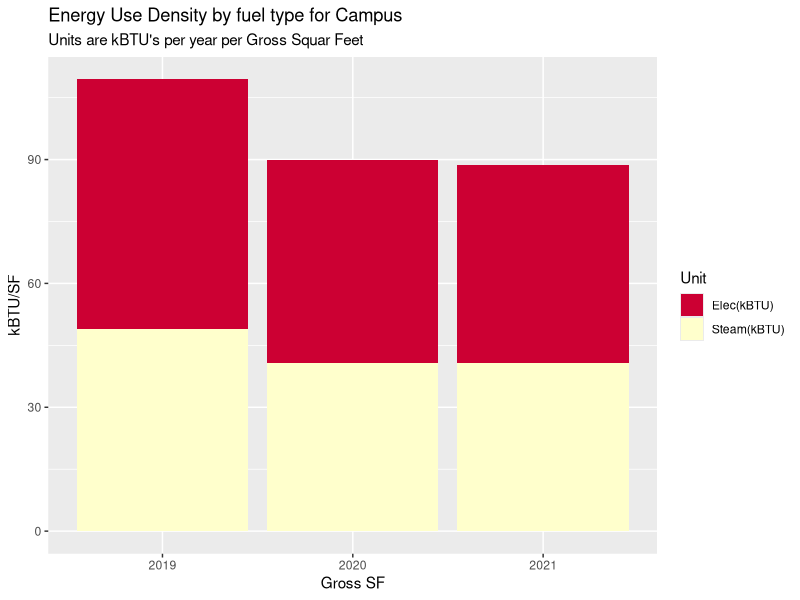
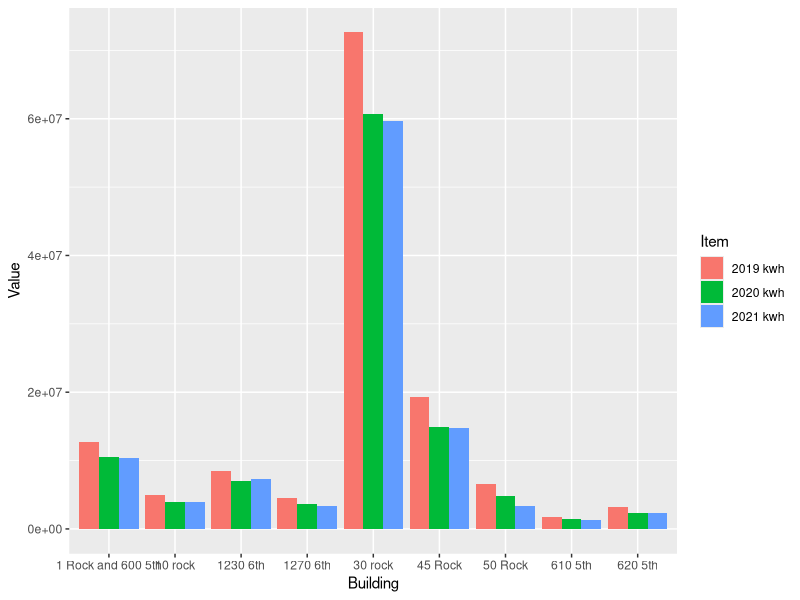
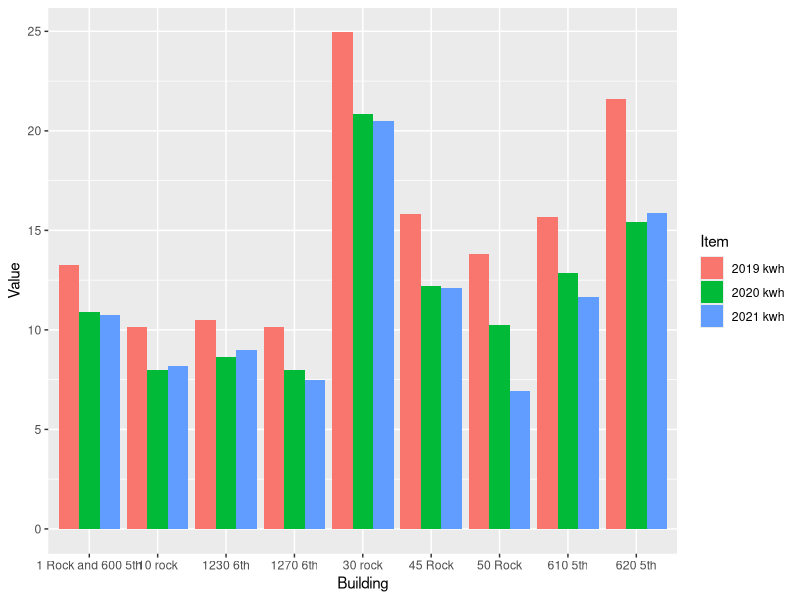
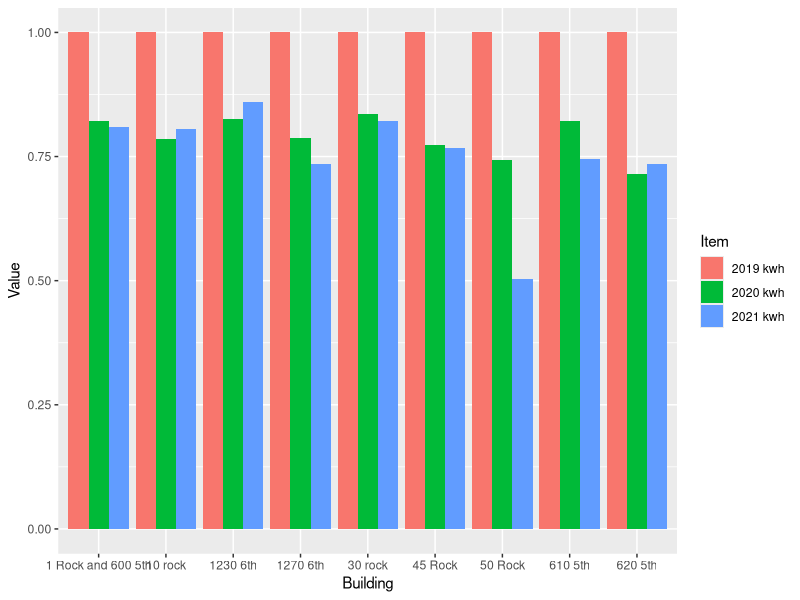
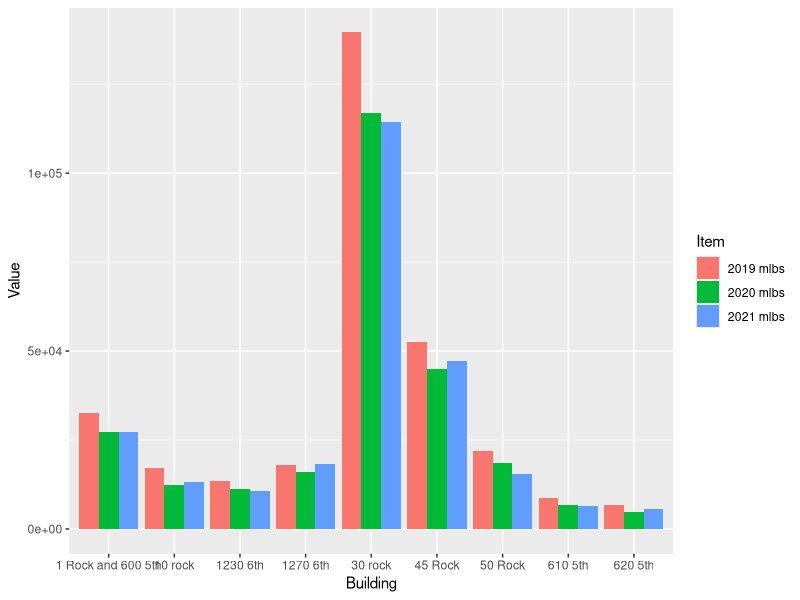
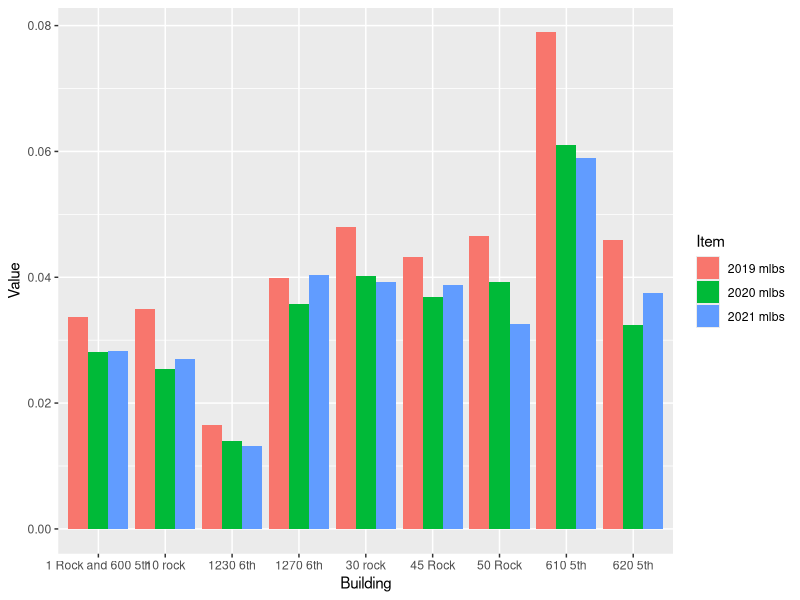
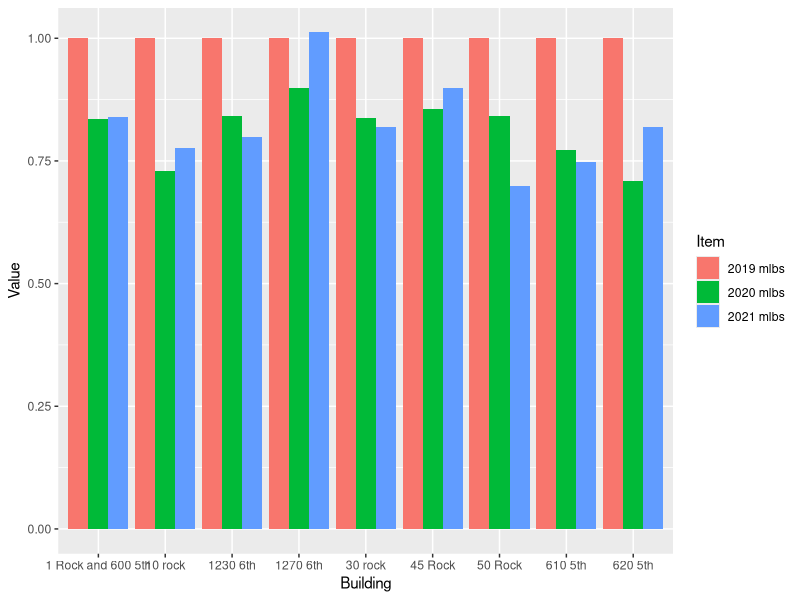

Reproduce these figures in R, in order.
## ---- chunk 1


my_packages <- c("tidyverse", "vroom" , "janitor" , "glue" , "tsibble" , "tidytext","lubridate", "fable", "tsibbledata", "ggplot2", "forecast", "tseries", "rio", "zoo", "readxl", "tsibbledata", "knitr", "kableExtra", "formattable", "scales")
invisible( lapply(my_packages, require, character.only = TRUE))

#Choose one working site: 
place <- "Home" 
# place <- "work"

#Set proper working Dir 
if (place == "Home"){setwd("C:/Users/paulr/Documents/R/RockCenterEnergyAnalysis")} else {setwd("C:/Users/prode/Documents/R/RockCenterEnergyAnalysis")}

# Check for data directory and if one is not present then make it

if (!file.exists("data")) { dir.create("data")}

# Clean up environment
rm(place, my_packages )

options(dplyr.summarise.inform = FALSE)



# Read in data

SteamData <- read_excel("data/Energy_Data_for_Net_Zero_Study.xlsx", sheet = "Sheet1", range = "B2:G11" , col_names = TRUE, na = "NA", col_types = NULL ) %>%  select(-5,-6)

ElectricData <- read_excel("data/Energy_Data_for_Net_Zero_Study.xlsx", sheet = "Sheet1", range = "B13:G23" , col_names = TRUE, na = "NA", col_types = NULL ) %>% select(-5,-6)

ElectricData %>% filter(Building == '1 Rock' | Building == '600 5th') %>% 
  select( -Building) %>% 
  summarise_each(funs(sum)) %>% 
  mutate(Building = "1 Rock and 600 5th") %>% 
  select(4,1,2,3) %>% rbind(ElectricData) %>% 
  filter(Building != '1 Rock' & Building != '600 5th') -> ElectricData


BuildingGSF <- read_excel("data/Energy_Data_for_Net_Zero_Study.xlsx", sheet = "Sheet1", range = "B28:C39" , col_names = TRUE, na = "NA", col_types = NULL ) %>% 
  filter(Building != '1 Rock' & Building != '600 5th')

UtilityData <- left_join(ElectricData, SteamData, by="Building") %>% left_join(BuildingGSF, by="Building")
UtilityData[is.na(UtilityData)] <- 0

#Campus EUI for each year 
UtilityData1 <- UtilityData 
apply(UtilityData1[2:4], 2, function(row) row * 3.4121 ) -> UtilityData1[2:4]
apply(UtilityData1[5:7], 2, function(row) row * 1194) -> UtilityData1[5:7]
UtilityData1 %>% select(`2019 kwh`, `2020 kwh`, `2021 kwh`, `2019 mlbs`, `2020 mlbs`, `2021 mlbs`, `Gross Floor Area`) %>%
summarise_each(funs(sum)) -> UtilityData1
    TotalFlArea <- UtilityData1$`Gross Floor Area`
    UtilityData1 %>% 
      select(-`Gross Floor Area`) %>% 
  gather(key = "Item", value = "Value") -> UtilityData1
  cbind(UtilityData1, str_split_fixed(UtilityData1$Item, " ", n=2)) -> UtilityData1 

UtilityData1 %>% 
  select(-"Item")  -> UtilityData1
  colnames(UtilityData1)  <-  c("Value", "Year", "Unit") 
apply(UtilityData1[1], 1, function(row) row / TotalFlArea ) -> UtilityData1[1]
apply(UtilityData1[3], 1, function(x) {ifelse(x == "kwh", "Elec(kBTU)", "Steam(kBTU)")}) -> UtilityData1[3]



UtilityData1 %>% 
  ggplot(aes(x = Year, y = Value, fill = Unit)) +
  geom_bar(stat = "identity", position = "stack") +
  labs( title = "Energy Use Density by fuel type for Campus",
        subtitle = "Units are kBTU's per year per Gross Squar Feet") +
  xlab("Gross SF") +
  ylab("kBTU/SF") +
  scale_fill_manual(values = c("#CC0033", "#FFFFCC"))

rm(TotalFlArea)
## ---- chunk 2

#Calculate % drop for each year compared to 2019 for whole campus
spread(UtilityData1, Unit, Value) -> UtilityData1
UtilityData1[1] -> years
apply(UtilityData1[2:3],2, function(x) x/max(x)) -> UtilityData1
cbind(years, UtilityData1) -> UtilityData1
UtilityData1 %>% 
  filter(Year != "2019") %>% 
  summarise(Electric = 1- mean('Elec(kBTU)'), Steam = 1- mean('Steam(kBTU)')) -> PercentageDrop
PercentageDrop %>% 
  kable()




rm(years, UtilityData1)

## ---- chunk 3

ElectricData %>% select(Building, `2019 kwh`, `2020 kwh`, `2021 kwh`) %>% 
  gather(key = "Item", value = "Value", -Building) %>%
  ggplot(aes(x = Building, y = Value, fill = Item, group = Item)) +
  geom_bar(stat = "identity", position = "dodge")

UtilityData1 <- UtilityData
apply(UtilityData1[2:7], 2, function(row) row / UtilityData1$`Gross Floor Area`) -> UtilityData1[2:7]
UtilityData1 %>% select(Building, `2019 kwh`, `2020 kwh`, `2021 kwh`) %>% 
  gather(key = "Item", value = "Value", -Building) %>% 
  ggplot(aes(x = Building, y = Value, fill = Item, group = Item)) +
  geom_bar(stat = "identity", position = "dodge")
rm(UtilityData1)

UtilityData1 <- UtilityData
apply(UtilityData1[2:7], 2, function(row) row / UtilityData1$`Gross Floor Area`) -> UtilityData1[2:7]
apply(UtilityData1[2:4], 2, function(row) row / UtilityData1$`2019 kwh`) -> UtilityData1[2:4]
UtilityData1 %>% select(Building, `2019 kwh`, `2020 kwh`, `2021 kwh`) %>% 
  gather(key = "Item", value = "Value", -Building) %>% 
  ggplot(aes(x = Building, y = Value, fill = Item, group = Item)) +
  geom_bar(stat = "identity", position = "dodge")
rm(UtilityData1)



SteamData %>% select(Building, `2019 mlbs`, `2020 mlbs`, `2021 mlbs`) %>% 
  gather(key = "Item", value = "Value", -Building) %>%
  ggplot(aes(x = Building, y = Value, fill = Item, group = Item)) +
  geom_bar(stat = "identity", position = "dodge")

UtilityData1 <- UtilityData
apply(UtilityData1[2:7], 2, function(row) row / UtilityData1$`Gross Floor Area`) -> UtilityData1[2:7]
UtilityData1 %>% select(Building, `2019 mlbs`, `2020 mlbs`, `2021 mlbs`) %>% 
  gather(key = "Item", value = "Value", -Building) %>% 
  ggplot(aes(x = Building, y = Value, fill = Item, group = Item)) +
  geom_bar(stat = "identity", position = "dodge")
rm(UtilityData1)

UtilityData1 <- UtilityData
apply(UtilityData1[2:7], 2, function(row) row / UtilityData1$`Gross Floor Area`) -> UtilityData1[2:7]
apply(UtilityData1[5:7], 2, function(row) row / UtilityData1$`2019 mlbs`) -> UtilityData1[5:7]
UtilityData1 %>% select(Building, `2019 mlbs`, `2020 mlbs`, `2021 mlbs`) %>% 
  gather(key = "Item", value = "Value", -Building) %>% 
  ggplot(aes(x = Building, y = Value, fill = Item, group = Item)) +
  geom_bar(stat = "identity", position = "dodge")
rm(UtilityData1)




## ---- chunk 4


EPA_data <- read_excel("data/EPA_Annual_Energy_Use_By_Meter.xlsx", range = "A6:BB155" , col_names = FALSE, na = "NA", col_types = NULL )

EPA_data <- read_excel("data/EPA_Annual_Energy_Use_By_Meter.xlsx", skip = 4)
